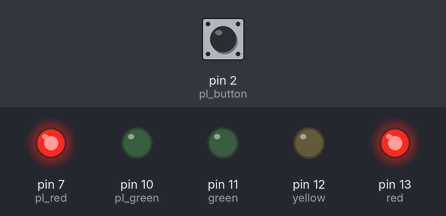
Simulated run of this sketch. Board: Arduino Uno, built with avr-gcc and run on an emulated ATmega328P. Shown: output pins drawn as LEDs (lit = HIGH). The test bench sets the inputs (shaded band); at power-on: pin 2 (pl_button) LOW.

Above: at 1.2 s.
1.3 s: pin 2 (pl_button) pulled HIGH for 0.15 s
At 7.7 s:
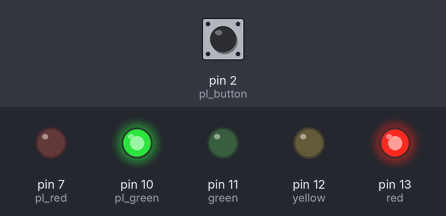
At 17.0 s:
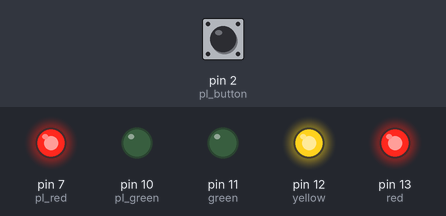
Timing chart, 0 to 19.5 s (numbered marks = the images above; inputs shaded):
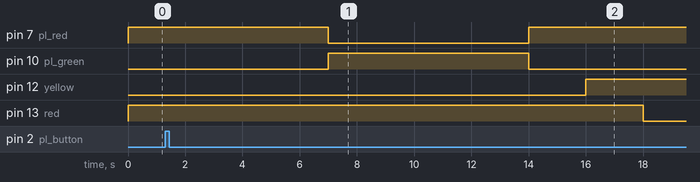

Measured:
- after the input at 1.3 s, pin 7 (pl_red): HIGH → LOW after 5.7 s, → HIGH 7.0 s later; pin 10 (pl_green): LOW → HIGH after 5.7 s, → LOW 7.0 s later; pin 11 (green): stays LOW (without the input it goes to HIGH after 9.7 s); pin 13 (red): HIGH → LOW after 16.7 s instead of 7.7 s

The sketch:

traffic_light_controller.ino
```cpp
int red = 13;
int yellow = 12;
int green = 11;

int pl_green = 10;
int pl_red = 7;
int pl_button = 2;

volatile bool pedestrianRequest = false;   // the flag: false = 0, true = 1

void buttonPressed() {          // the ISR: keep it tiny
  pedestrianRequest = true;
}

void setup() {
  pinMode(red, OUTPUT);
  pinMode(yellow, OUTPUT);
  pinMode(green, OUTPUT);

  pinMode(pl_green, OUTPUT);
  pinMode(pl_red, OUTPUT);
  pinMode(pl_button, INPUT);

  attachInterrupt(digitalPinToInterrupt(pl_button), buttonPressed, RISING);
}

void loop() {
  // RED
  digitalWrite(red, HIGH);
  digitalWrite(yellow, LOW);
  digitalWrite(green, LOW);

  digitalWrite(pl_red, HIGH);
  digitalWrite(pl_green, LOW);

  delay(5000);

  switch (pedestrianRequest) {
    case true:
      pedestrianCrossing();
      break;

    case false:
      break;
  }

  // RED + YELLOW, then YELLOW
  digitalWrite(red, HIGH);
  delay(2000);
  digitalWrite(yellow, HIGH);
  delay(2000);
  digitalWrite(red, LOW);
  digitalWrite(yellow, HIGH);
  delay(2000);

  // GREEN
  digitalWrite(yellow, LOW);
  digitalWrite(green, HIGH);

  switch (pedestrianRequest) {
    case true:
      delay(5000);      // someone is waiting -> shorter green
      break;

    case false:
      delay(7000);
      break;
  }

  // GREEN -> YELLOW
  digitalWrite(green, LOW);
  digitalWrite(yellow, HIGH);
  delay(2000);

  switch (pedestrianRequest) {
    case true:
      pedestrianCrossing();
      break;

    case false:
      break;
  }
}

void pedestrianCrossing() {
  // Vehicles stop
  digitalWrite(green, LOW);
  digitalWrite(yellow, LOW);
  digitalWrite(red, HIGH);

  // Pedestrians wait 2 seconds
  digitalWrite(pl_red, HIGH);
  digitalWrite(pl_green, LOW);
  delay(2000);

  // Pedestrians cross for 7 seconds
  digitalWrite(pl_red, LOW);
  digitalWrite(pl_green, HIGH);
  delay(7000);

  // Pedestrians stop
  digitalWrite(pl_green, LOW);
  digitalWrite(pl_red, HIGH);

  pedestrianRequest = false;   // work is done -> reset the flag (your f = 0)
}
```
